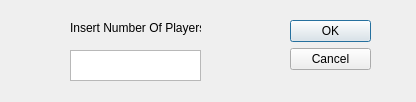
<?xml version="1.0" encoding="UTF-8"?>
<ui version="4.0">
 <class>Dialog</class>
 <widget class="QDialog" name="Dialog">
  <property name="geometry">
   <rect>
    <x>0</x>
    <y>0</y>
    <width>416</width>
    <height>102</height>
   </rect>
  </property>
  <property name="windowTitle">
   <string>Dialog</string>
  </property>
  <widget class="QDialogButtonBox" name="buttonBox">
   <property name="geometry">
    <rect>
     <x>290</x>
     <y>20</y>
     <width>81</width>
     <height>241</height>
    </rect>
   </property>
   <property name="orientation">
    <enum>Qt::Vertical</enum>
   </property>
   <property name="standardButtons">
    <set>QDialogButtonBox::Cancel|QDialogButtonBox::Ok</set>
   </property>
  </widget>
  <widget class="QTextEdit" name="textEdit">
   <property name="geometry">
    <rect>
     <x>70</x>
     <y>50</y>
     <width>131</width>
     <height>31</height>
    </rect>
   </property>
  </widget>
  <widget class="QLabel" name="label">
   <property name="geometry">
    <rect>
     <x>70</x>
     <y>20</y>
     <width>131</width>
     <height>16</height>
    </rect>
   </property>
   <property name="text">
    <string>Insert Number Of Players</string>
   </property>
  </widget>
 </widget>
 <resources/>
 <connections>
  <connection>
   <sender>buttonBox</sender>
   <signal>accepted()</signal>
   <receiver>Dialog</receiver>
   <slot>accept()</slot>
   <hints>
    <hint type="sourcelabel">
     <x>248</x>
     <y>254</y>
    </hint>
    <hint type="destinationlabel">
     <x>157</x>
     <y>274</y>
    </hint>
   </hints>
  </connection>
  <connection>
   <sender>buttonBox</sender>
   <signal>rejected()</signal>
   <receiver>Dialog</receiver>
   <slot>reject()</slot>
   <hints>
    <hint type="sourcelabel">
     <x>316</x>
     <y>260</y>
    </hint>
    <hint type="destinationlabel">
     <x>286</x>
     <y>274</y>
    </hint>
   </hints>
  </connection>
 </connections>
</ui>
